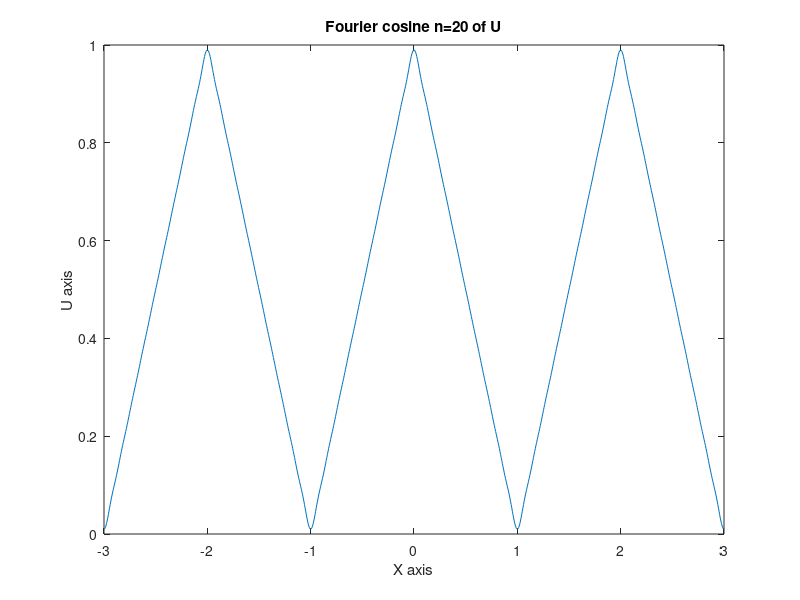
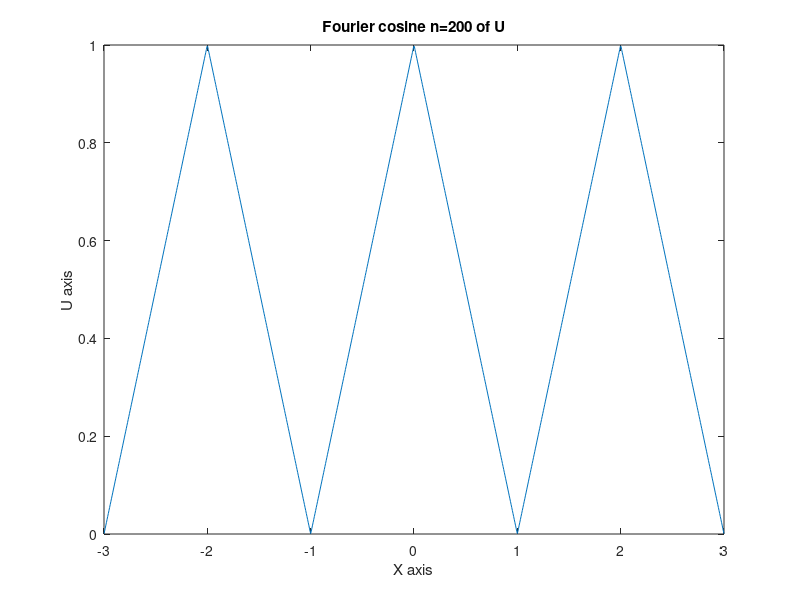

Reproduce these figures in MATLAB, in order.
clc, clear

n=20;
k=200;
x1=linspace(-3,3,1000);
x2=linspace(-3,3,1000);
u1=zeros(1,length(x1));
u2=zeros(1,length(x2));
i=1;
u1=1/2;
u2=1/2;

while i<=n
    
    bn=2*(1-(-1)^i)/(i^2*pi^2);
    u1=u1+bn*cos(i*pi*x1);
    i=i+1;

end

i=1;

while i<=k

    bn=2*(1-(-1)^i)/(i^2*pi^2);
    u2=u2+bn*cos(i*pi*x2);
    i=i+1;

end
figure(1);

plot(x1,u1)
title("Fourier cosine n=20 of U")
xlabel("X axis")
ylabel("U axis")

figure(2);

plot(x2,u2)
title("Fourier cosine n=200 of U")
xlabel("X axis")
ylabel("U axis")